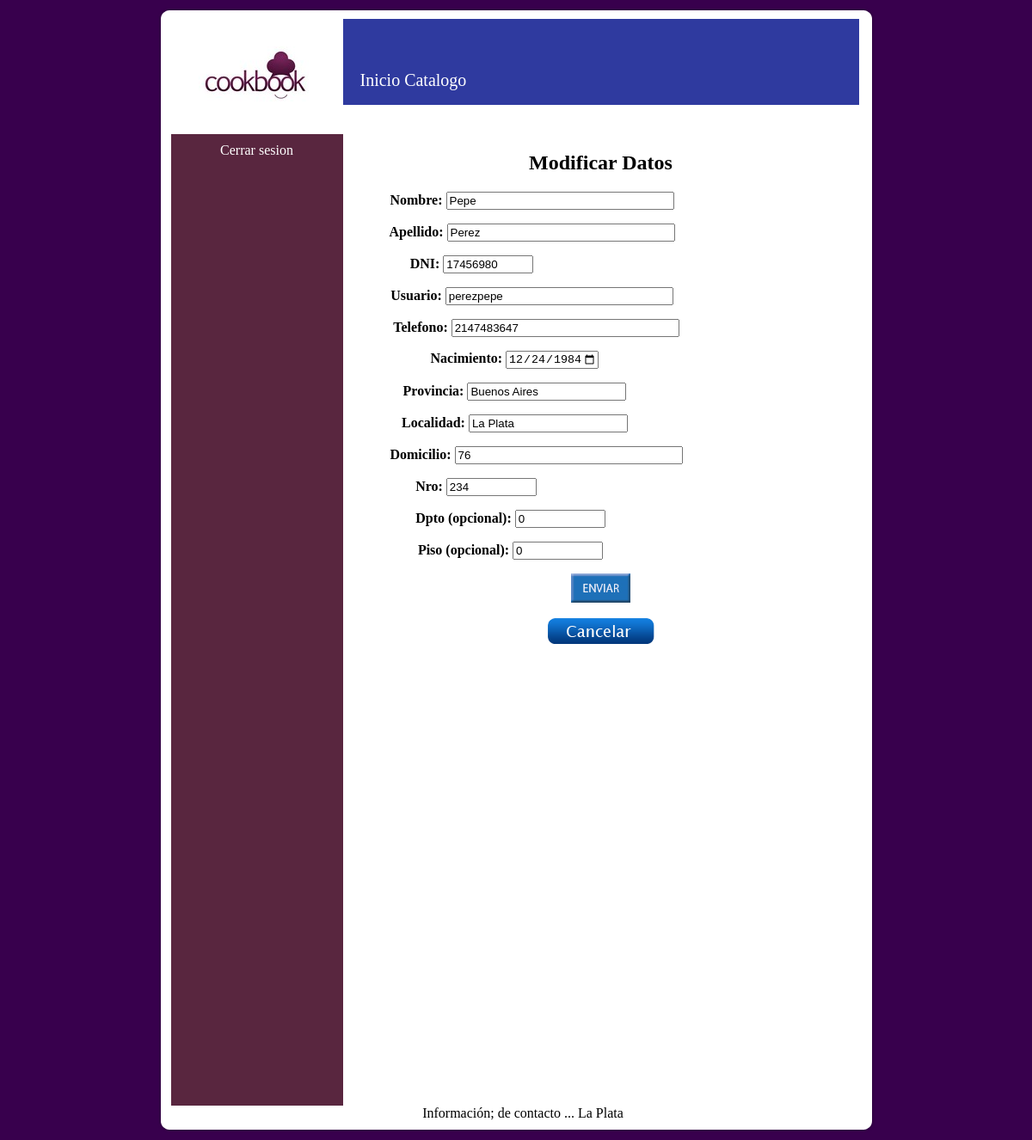
Page /Sistema/modificar_dato.php?error=0 (signed in) on the committed database.
### tables this page shows
CREATE TABLE IF NOT EXISTS `cliente` (
  `id_cliente` int(11) NOT NULL AUTO_INCREMENT,
  `dni` int(11) NOT NULL,
  `nombre_usuario` varchar(30) NOT NULL,
  `clave` varchar(30) NOT NULL,
  `telefono` int(15) NOT NULL,
  `fecha_nac` date NOT NULL,
  `apellido` varchar(30) NOT NULL,
  `nombre` varchar(30) NOT NULL,
  `provincia` varchar(20) NOT NULL,
  `localidad` varchar(20) NOT NULL,
  `calle` varchar(30) NOT NULL,
  `numero_casa` int(11) NOT NULL,
  `depto` int(11) NOT NULL,
  `piso` int(11) NOT NULL,
  PRIMARY KEY (`id_cliente`)
);

### Sistema/modificar_dato.php (the view, shortened to what this page needs)
<?php
  include ('conectar.php');
  if ( isset($_GET['error'])  and  $_GET['error'] == '0' ){?>
	<?php };
  $dato = $_SESSION['usuario'];
  $result = mysqli_query($link, "SELECT * FROM cliente WHERE nombre_usuario = '$dato'");
?>
<!DOCTYPE html PUBLIC "-//W3C//DTD XHTML 1.0 Strict//EN"
	"http://www.w3.org/TR/xhtml1/DTD/xhtml1-strict.dtd">
<html xmlns="http://www.w3.org/1999/xhtml" xml:lang="en" lang="en">
</html>
<head>
<link rel="stylesheet" href="estilos.css"/>
 </head>
 <body>
<div class="contenedor">
   <div class='fondoContenedorTop'></div>
   <div class='fondoContenedorMain'>
	  <div class="encabezado">
		  <div class="logo"></div>
		<div class="logeo">
				<a href="./index.php">Inicio</a>
				<a href="./catalogo.php">Catalogo</a>
		</div>
	  </div>
		<div class="principal">
				  <div class="columna">
					    <?php if ($_SESSION['estado2'] == "logeado"){ ?>
						     <div class="sesion"><a href='cerrarSesion.php'>Cerrar sesion</a></div>
					    <?php } ?>
				  </div>
				  <div class="titulo">
				  <h2>Modificar Datos</h2>
				  </div>
				  <?php while ($arreglo = mysqli_fetch_array($result)) {
        			    $nombre = $arreglo['nombre'];
						$apellido = $arreglo['apellido'];
						$dni = $arreglo['dni'];
						$telefono = $arreglo['telefono'];
						$nac = $arreglo['fecha_nac'];
						$usuario = $arreglo['nombre_usuario'];
						$prov = $arreglo['provincia'];
						$loc = $arreglo['localidad'];
						$domi = $arreglo['calle'];
						$nro = $arreglo['numero_casa'];
						$dpto = $arreglo['depto'];
						$piso = $arreglo['piso'];
				  ?>
				  <div class="registro">
						  <form id="formid" method="post" action="actionModificarDatos.php">
							               <div style='padding-right:160px'>
										   <p><b>Nombre: </b><input type="text" name="nombre" value=<?php echo $nombre ?> id="nombre" size="30" maxlength="30"></p>
										   </div>
										   <div style='padding-right:160px'>
										   <p><b>Apellido: </b><input type="text" name="apellido" value=<?php echo $apellido ?> id="apellido" size="30" maxlength="30"></p>
										   </div>
										   <div style='padding-right:300px'>
										   <p><b>DNI: </b><input type="text" name="dni" value=<?php echo $dni ?>  id="dni" size="10" maxlength="8"></p>
										   </div>
										   <div style='padding-right:160px'>
										   <p><b>Usuario: </b><input type="text" name="usuario" value=<?php echo $usuario ?> id="usuario" size="30" maxlength="30"></p>
										   </div>
										   <div style='padding-right:150px'>
										   <p><b>Telefono: </b><input type="text" name="telefono" value=<?php echo $telefono ?> id="telefono" size="30" maxlength="10"></p>
										   </div>
										   <div style='padding-right:200px'>
										   <p><b>Nacimiento: </b><input type="date" name="nacimiento" value=<?php echo $nac ?> id="nacimiento" step="1" min="1940-01-01" max="1995-12-12" size="20"></p>
										   </div>
										   <div style='padding-right:200px'>
										   <p><b>Provincia: </b><input type="text" name="prov" id="prov" value="<?php echo $prov ?>" size="20" maxlength="20"></p>
										   </div>
										   <div style='padding-right:200px'>
										   <p><b>Localidad: </b><input type="text" name="loc" id="loc" value="<?php echo $loc ?>" size="20" maxlength="20"></p>
										   </div>
										   <div style='padding-right:150px'>
										   <p><b>Domicilio: </b><input type="text" name="domicilio" value=<?php echo $domi ?> id="domicilio" size="30" maxlength="30"></div><div style='padding-right:290px'><b>Nro: </b><input type="text" name="nro" id="nro" value=<?php echo $nro ?> size="10" maxlength="6"></p></div>
										   <div style='padding-right:210px'>
										   <p><b>Dpto (opcional): </b><input type="text" name="dpto" value=<?php echo $dpto ?> id="dpto" size="10" maxlength="3"></div><div style='padding-right:210px'><b>Piso (opcional): </b><input type="text" name="piso" value=<?php echo $piso ?> id="piso" size="10" maxlength="3"></p>
										   </div>
										   <p><input type="image" height=34; name="imagen" src="./Imagenes/BOTON-ENVIAR.png"></p>
									</form>
										<div class="boton" style="padding-left:170px; padding-bottom:50px">
										 <form method = "post" action = "index.php">
												<input type="image" name="imageField" src="./Imagenes/BOTON-CANCELAR.png">
										 </form>
										</div>
				  </div>
			 <?php } ?>
		 </div>
	  <div class="piedepagina">
		Informaci&oacuten; de contacto ... <?php echo $loc; ?>
	  </div>
     </div>
  <div class='fondoContenedorBottom'></div>
</div>
</body>
</html>

### Sistema/estilos.css (style rules this page uses)
body { background-image:url("./Imagenes/Fondo.png"); text-align:center; }
.contenedor { width:835px; margin:auto; }
.encabezado { background-image:url("./Imagenes/banner.png"); width:800px; height:100px; background-repeat:no-repeat; }
.logo { background-image:url("./Imagenes/Logo.png"); float: left; width:200px; height:134px; }
.logeo { float:left; margin-left:20px; margin-top:60px; font-size:20px; }
a:link { color:#FFFFFF; text-decoration:none; }
.sesion { margin-top:10px; }
.columna { float:left; background-image:url("./Imagenes/columna.png"); width:200px; height:1130px; }
.principal { height:1110px; width:800px; float:left; }
.fondoContenedorTop { background-image:url("./Imagenes/panel_arriba.png"); height:14px; }
.fondoContenedorMain { background-image:url("./Imagenes/panel_medio.png"); padding-left:16px; }
.fondoContenedorBottom { background-image:url("./Imagenes/panel_abajo.png"); height:14px; background-repeat:no-repeat; }
.piedepagina { padding-top:20px; clear:both; text-align:center; }

### rows in the picture
cliente: nombre "Pepe", apellido "Perez", dni "17456980", usuario "perezpepe", telefono "2147483647", nacimiento "12/24/1984", prov "Buenos Aires", loc "La Plata", domicilio "76", nro "234", dpto "0", piso "0", localidad "La Plata"
